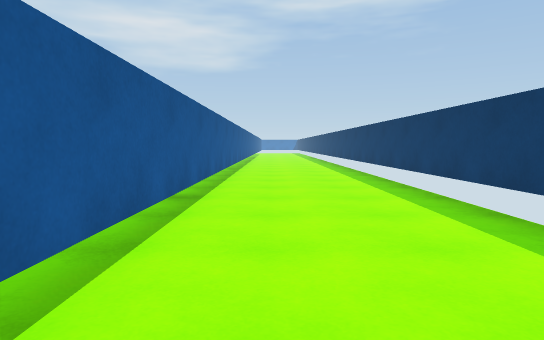
view 1 (above)

24 first-person views from a walk through a Unity game level. The camera is 1.2 m above the floor, tilts 4° down and sees 75° across. The floor is counted in squares, 1 m on a side. Each view is taken from the middle of a square. On the plan, view 1 faces up. The plan holds only what a view shows up to about 14 squares ahead; the rest is blank. The place goes on beyond the plan. The player is left out.

view 2
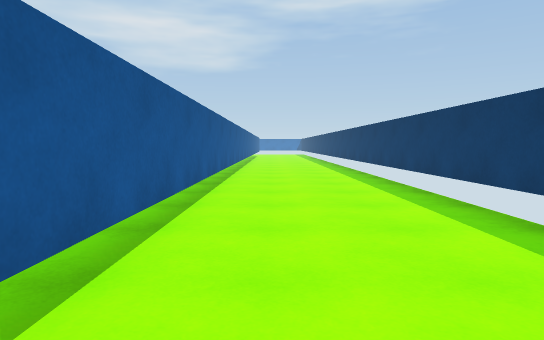

view 3
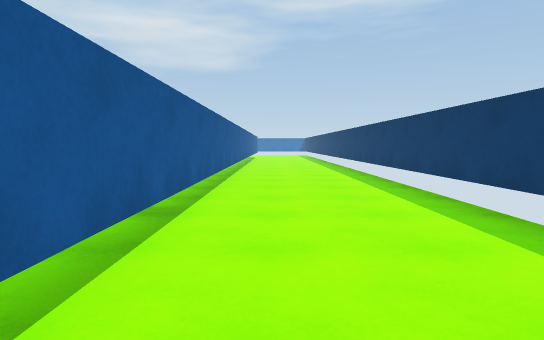

view 4
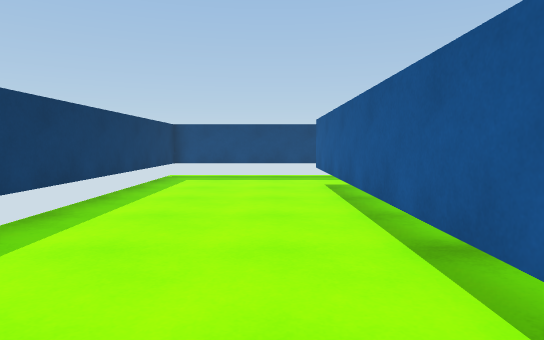

view 5
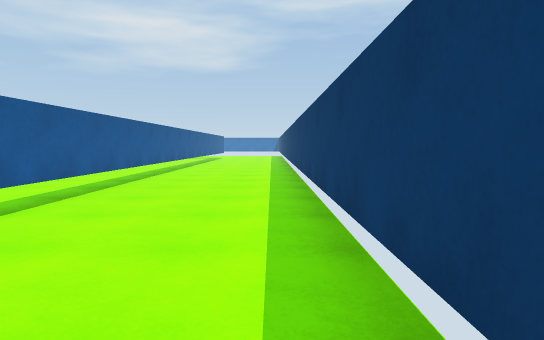

view 6
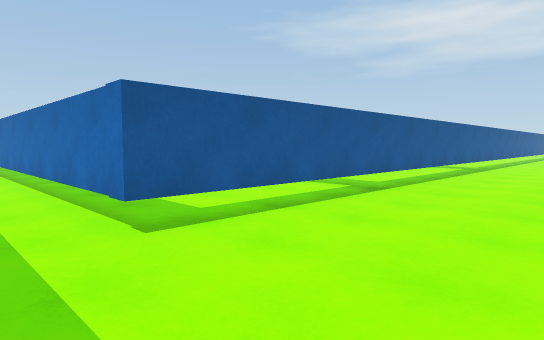

view 7
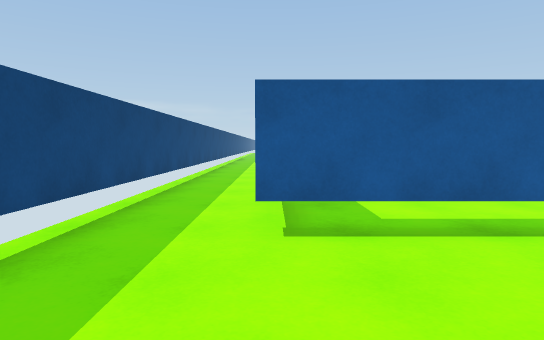

view 8
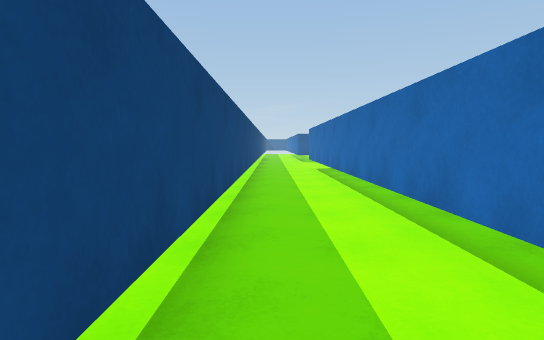

view 9
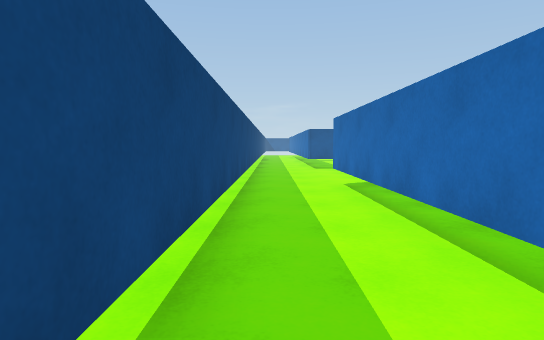

view 10
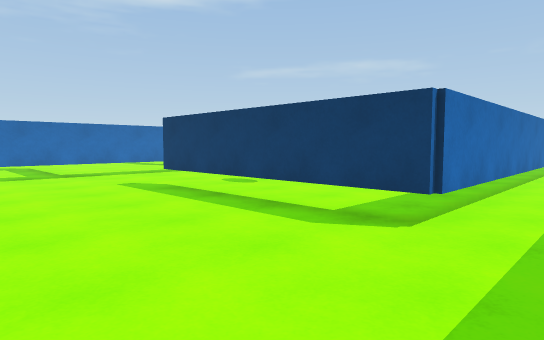

view 11
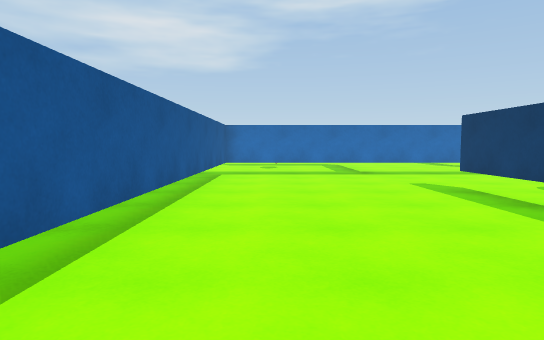

view 12
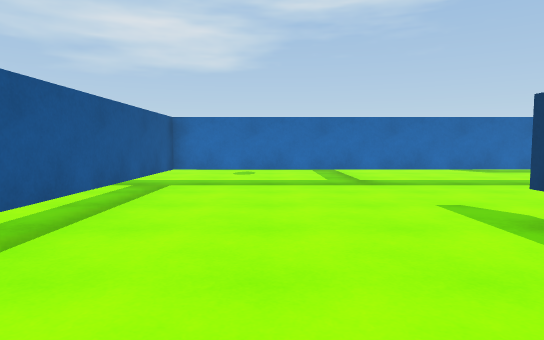

view 13
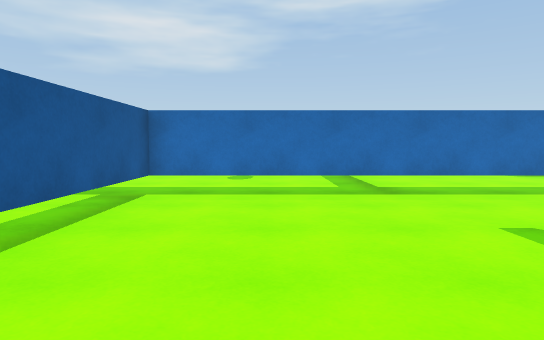

view 14
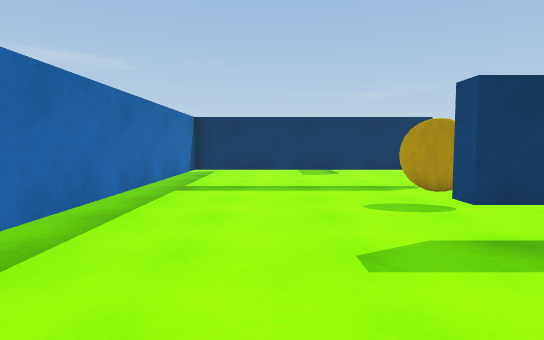

view 15
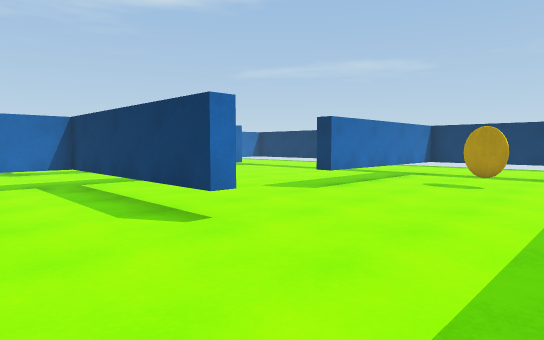

view 16
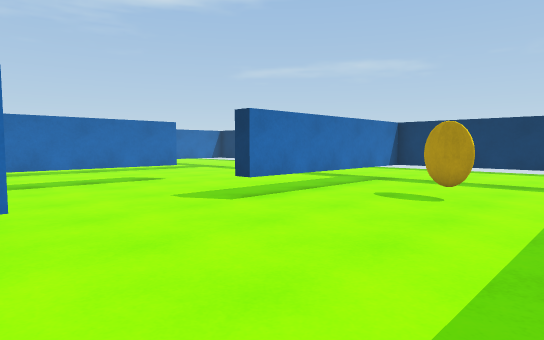

view 17
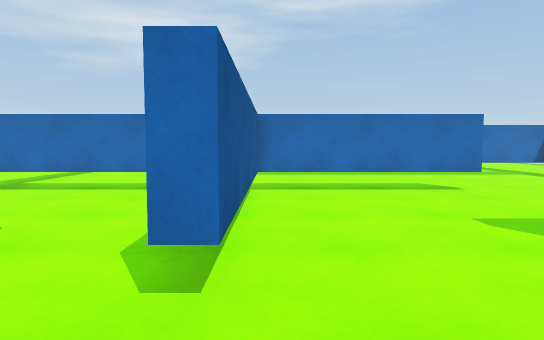

view 18
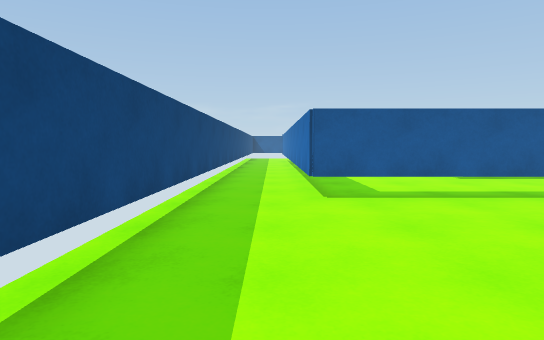

view 19
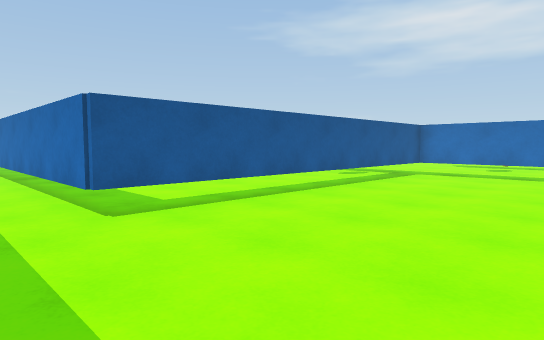

view 20
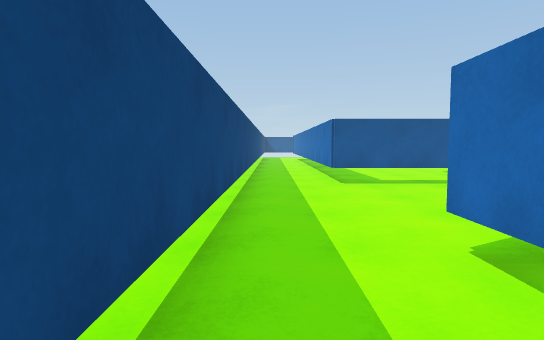

view 21
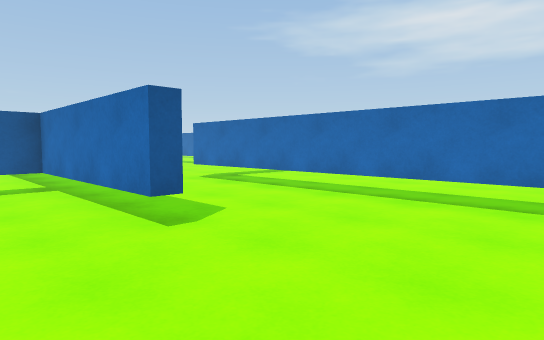

view 22
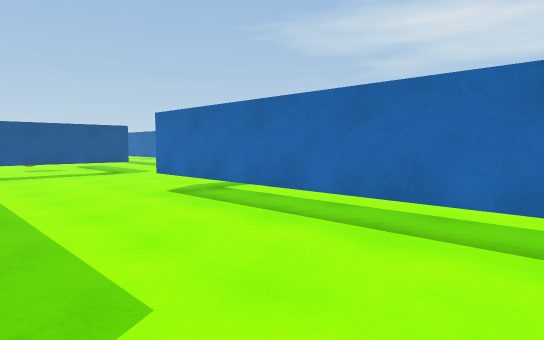

view 23
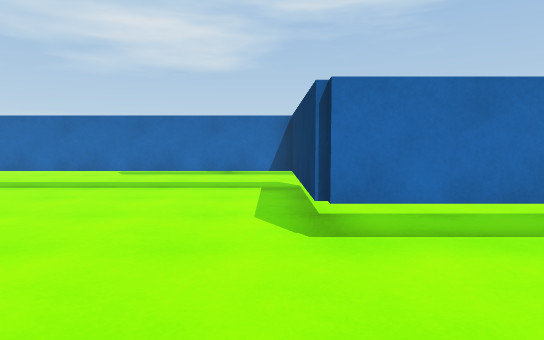

view 24
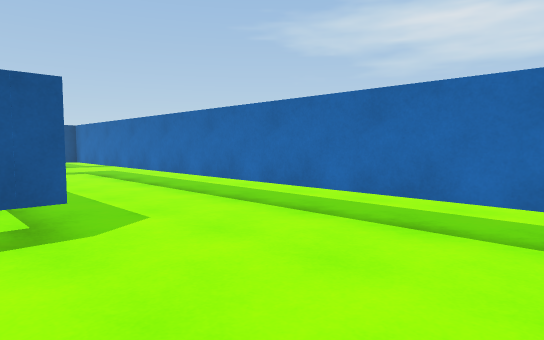

### Floor plan
Key: @ floor where view 1 was taken; # wall or solid block; . floor; T thing the floor can be seen under or through.
Columns run from 32 left of view 1 to 4 right of it. Each row starts with its distance up from view 1.
 27      ..............         ..T.....#
 26     ...............         ..T.....#
 25    ................         ..T.....#
 24  ##TTTTTTTTTTTTTTT#         ..T.....#
 23  .................#   ........T.....#
 22     ..............T  .........T.....#
 21        ...........T...........T.....#
 20            #......T.......... T.....#
 19     .......#......T.......... T.....#
 18    ........#......TTTTTTTTTTT #.....#
 17    ........T..................#.....#
 16    ........T..................#.....#
 15    ........ ..................#.....#
 14    ........ ..................#.....#
 13      TTTTTTTTTTTTTTTTTTTT.....#.....#
 12    ..T............T...........T.....#
 11    ..T............T...........T.....#
 10    ..T............T...........T.....#
  9  ....T............T...........T.....#
  8  ....T......T.....T.....TTTTTTT.....#
  7  ....T......T.....T...........T.....#
  6 .....T......T.................T.....#
  5 .....T......T.................T.....#
  4 .....T......T.................T.....#
  3 .....T......T.................T.....#
  2 .....T......T.................T.....#
  1 #TTTTT......TTTTTTTTTTTTTTTTTTT.....#
  0 ................................@...#
 -1 ....................................#
 -2 #####################################

Where each view was taken, in squares from view 1:
view 1: 0 up, 0 right, facing up
view 2: 7 up, 0 right, facing up
view 3: 12 up, 0 right, facing up
view 4: 12 up, 0 right, facing down
view 5: 14 up, 3 right, facing up
view 6: 1 down, 3 right, facing up-left
view 7: 1 up, 3 right, facing left
view 8: 1 down, 2 left, facing left
view 9: 1 down, 9 left, facing left
view 10: 1 down, 25 left, facing up-right
view 11: 1 down, 25 left, facing up
view 12: 3 up, 24 left, facing up
view 13: 5 up, 24 left, facing up
view 14: 11 up, 24 left, facing right
view 15: 2 up, 17 left, facing up-right
view 16: 2 up, 14 left, facing up-right
view 17: 4 up, 13 left, facing up
view 18: 0 up, 19 left, facing left
view 19: 1 down, 21 left, facing up-left
view 20: 1 down, 16 left, facing left
view 21: 11 up, 3 left, facing up-left
view 22: 14 up, 6 left, facing up-left
view 23: 14 up, 15 left, facing up
view 24: 19 up, 16 left, facing up-left
